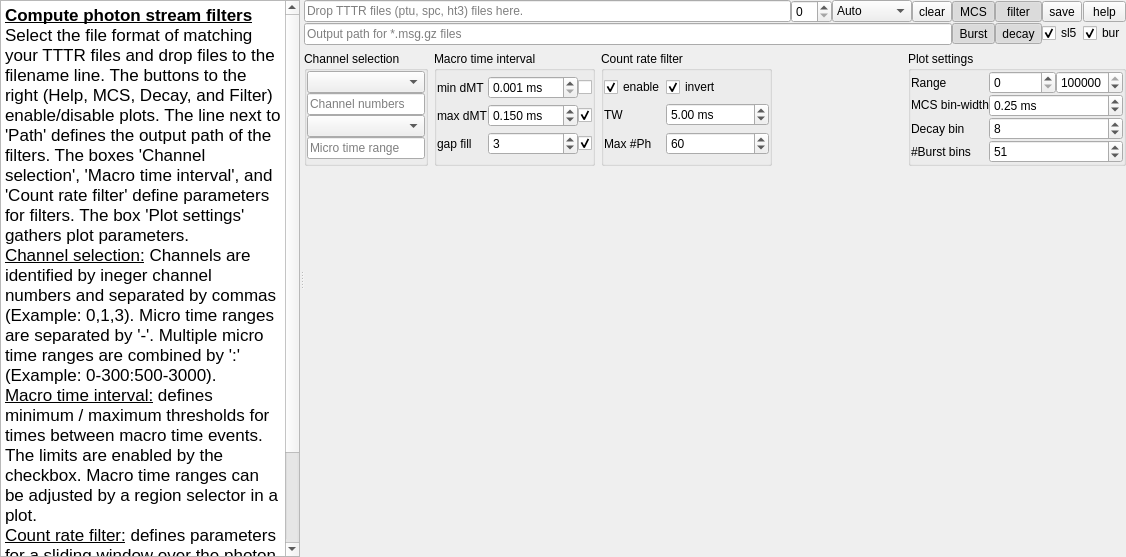
<?xml version="1.0" encoding="UTF-8"?>
<ui version="4.0">
 <class>Form</class>
 <widget class="QWidget" name="Form">
  <property name="geometry">
   <rect>
    <x>0</x>
    <y>0</y>
    <width>1126</width>
    <height>557</height>
   </rect>
  </property>
  <property name="windowTitle">
   <string>Form</string>
  </property>
  <property name="toolTip">
   <string>Comma separated integers, e.g., &quot;0,8&quot;</string>
  </property>
  <layout class="QVBoxLayout" name="verticalLayout_2">
   <property name="spacing">
    <number>0</number>
   </property>
   <property name="leftMargin">
    <number>0</number>
   </property>
   <property name="topMargin">
    <number>0</number>
   </property>
   <property name="rightMargin">
    <number>0</number>
   </property>
   <property name="bottomMargin">
    <number>0</number>
   </property>
   <item>
    <widget class="QSplitter" name="splitter">
     <property name="orientation">
      <enum>Qt::Horizontal</enum>
     </property>
     <widget class="QTextEdit" name="textEdit">
      <property name="minimumSize">
       <size>
        <width>300</width>
        <height>0</height>
       </size>
      </property>
      <property name="readOnly">
       <bool>true</bool>
      </property>
      <property name="html">
       <string>&lt;!DOCTYPE HTML PUBLIC &quot;-//W3C//DTD HTML 4.0//EN&quot; &quot;http://www.w3.org/TR/REC-html40/strict.dtd&quot;&gt;
&lt;html&gt;&lt;head&gt;&lt;meta name=&quot;qrichtext&quot; content=&quot;1&quot; /&gt;&lt;style type=&quot;text/css&quot;&gt;
p, li { white-space: pre-wrap; }
&lt;/style&gt;&lt;/head&gt;&lt;body style=&quot; font-family:'MS Shell Dlg 2'; font-size:8.25pt; font-weight:400; font-style:normal;&quot;&gt;
&lt;p style=&quot; margin-top:0px; margin-bottom:0px; margin-left:0px; margin-right:0px; -qt-block-indent:0; text-indent:0px;&quot;&gt;&lt;span style=&quot; font-family:'.AppleSystemUIFont'; font-size:13pt; font-weight:600; text-decoration: underline;&quot;&gt;Compute photon stream filters&lt;/span&gt;&lt;/p&gt;
&lt;p style=&quot; margin-top:0px; margin-bottom:0px; margin-left:0px; margin-right:0px; -qt-block-indent:0; text-indent:0px;&quot;&gt;&lt;span style=&quot; font-family:'.AppleSystemUIFont'; font-size:13pt;&quot;&gt;Select the file format of matching your TTTR files and drop files to the filename line. The buttons to the right (Help, MCS, Decay, and Filter) enable/disable plots. The line next to 'Path' defines the output path of the filters. The boxes 'Channel selection', 'Macro time interval', and 'Count rate filter' define parameters for filters. The box 'Plot settings' gathers plot parameters.&lt;/span&gt;&lt;/p&gt;
&lt;p style=&quot; margin-top:0px; margin-bottom:0px; margin-left:0px; margin-right:0px; -qt-block-indent:0; text-indent:0px;&quot;&gt;&lt;span style=&quot; font-family:'.AppleSystemUIFont'; font-size:13pt; text-decoration: underline;&quot;&gt;Channel selection:&lt;/span&gt;&lt;span style=&quot; font-family:'.AppleSystemUIFont'; font-size:13pt;&quot;&gt; Channels are identified by ineger channel numbers and separated by commas (Example: 0,1,3). Micro time ranges are separated by '-'. Multiple micro time ranges are combined by ':' (Example: 0-300:500-3000).&lt;/span&gt;&lt;/p&gt;
&lt;p style=&quot; margin-top:0px; margin-bottom:0px; margin-left:0px; margin-right:0px; -qt-block-indent:0; text-indent:0px;&quot;&gt;&lt;span style=&quot; font-family:'.AppleSystemUIFont'; font-size:13pt; text-decoration: underline;&quot;&gt;Macro time interval:&lt;/span&gt;&lt;span style=&quot; font-family:'.AppleSystemUIFont'; font-size:13pt;&quot;&gt; defines minimum / maximum thresholds for times between macro time events. The limits are enabled by the checkbox. Macro time ranges can be adjusted by a region selector in a plot.&lt;/span&gt;&lt;/p&gt;
&lt;p style=&quot; margin-top:0px; margin-bottom:0px; margin-left:0px; margin-right:0px; -qt-block-indent:0; text-indent:0px;&quot;&gt;&lt;span style=&quot; font-family:'.AppleSystemUIFont'; font-size:13pt; text-decoration: underline;&quot;&gt;Count rate filter:&lt;/span&gt;&lt;span style=&quot; font-family:'.AppleSystemUIFont'; font-size:13pt;&quot;&gt; defines parameters for a sliding window over the photon stream. If more than the maximum defined number of photons are found in a time windows the photon is filtered. Invert inverts the filter.&lt;/span&gt;&lt;/p&gt;
&lt;p style=&quot;-qt-paragraph-type:empty; margin-top:0px; margin-bottom:0px; margin-left:0px; margin-right:0px; -qt-block-indent:0; text-indent:0px; font-family:'.AppleSystemUIFont'; font-size:13pt;&quot;&gt;&lt;br /&gt;&lt;/p&gt;&lt;/body&gt;&lt;/html&gt;</string>
      </property>
     </widget>
     <widget class="QWidget" name="widget" native="true">
      <layout class="QGridLayout" name="gridLayout_4">
       <property name="leftMargin">
        <number>0</number>
       </property>
       <property name="topMargin">
        <number>0</number>
       </property>
       <property name="rightMargin">
        <number>0</number>
       </property>
       <property name="bottomMargin">
        <number>0</number>
       </property>
       <property name="spacing">
        <number>6</number>
       </property>
       <item row="1" column="0">
        <widget class="QGroupBox" name="groupBox_3">
         <property name="sizePolicy">
          <sizepolicy hsizetype="Minimum" vsizetype="Preferred">
           <horstretch>0</horstretch>
           <verstretch>0</verstretch>
          </sizepolicy>
         </property>
         <property name="title">
          <string>Channel selection</string>
         </property>
         <layout class="QGridLayout" name="gridLayout_2">
          <property name="leftMargin">
           <number>0</number>
          </property>
          <property name="topMargin">
           <number>0</number>
          </property>
          <property name="rightMargin">
           <number>0</number>
          </property>
          <property name="bottomMargin">
           <number>0</number>
          </property>
          <property name="spacing">
           <number>0</number>
          </property>
          <item row="4" column="1">
           <widget class="QLineEdit" name="lineEdit_5">
            <property name="sizePolicy">
             <sizepolicy hsizetype="Minimum" vsizetype="Fixed">
              <horstretch>0</horstretch>
              <verstretch>0</verstretch>
             </sizepolicy>
            </property>
            <property name="toolTip">
             <string>Microtime ranges: use start:end or start-end; separate multiple ranges with ';' or ',' (e.g. -1000:0;0:300000).</string>
            </property>
            <property name="placeholderText">
             <string>Micro time range</string>
            </property>
           </widget>
          </item>
          <item row="2" column="1">
           <widget class="QLineEdit" name="lineEdit_4">
            <property name="sizePolicy">
             <sizepolicy hsizetype="Minimum" vsizetype="Fixed">
              <horstretch>0</horstretch>
              <verstretch>0</verstretch>
             </sizepolicy>
            </property>
            <property name="toolTip">
             <string>Comma separated integers, e.g., &quot;0,8&quot;</string>
            </property>
            <property name="placeholderText">
             <string>Channel numbers</string>
            </property>
           </widget>
          </item>
          <item row="1" column="1">
           <widget class="QComboBox" name="comboBox_2"/>
          </item>
          <item row="3" column="1">
           <widget class="QComboBox" name="comboBox_3"/>
          </item>
         </layout>
        </widget>
       </item>
       <item row="1" column="2">
        <widget class="QGroupBox" name="groupBox">
         <property name="sizePolicy">
          <sizepolicy hsizetype="Minimum" vsizetype="Preferred">
           <horstretch>0</horstretch>
           <verstretch>0</verstretch>
          </sizepolicy>
         </property>
         <property name="title">
          <string>Count rate filter</string>
         </property>
         <property name="checkable">
          <bool>false</bool>
         </property>
         <property name="checked">
          <bool>false</bool>
         </property>
         <layout class="QGridLayout" name="gridLayout">
          <property name="leftMargin">
           <number>0</number>
          </property>
          <property name="topMargin">
           <number>0</number>
          </property>
          <property name="rightMargin">
           <number>0</number>
          </property>
          <property name="bottomMargin">
           <number>0</number>
          </property>
          <property name="spacing">
           <number>0</number>
          </property>
          <item row="1" column="0">
           <widget class="QLabel" name="label_2">
            <property name="text">
             <string>TW</string>
            </property>
           </widget>
          </item>
          <item row="2" column="0">
           <widget class="QLabel" name="label">
            <property name="text">
             <string>Max #Ph</string>
            </property>
           </widget>
          </item>
          <item row="2" column="1">
           <widget class="QSpinBox" name="spinBox">
            <property name="toolTip">
             <string>Maximum number of photon in time window</string>
            </property>
            <property name="minimum">
             <number>2</number>
            </property>
            <property name="maximum">
             <number>1000000</number>
            </property>
            <property name="value">
             <number>60</number>
            </property>
           </widget>
          </item>
          <item row="1" column="1">
           <widget class="QDoubleSpinBox" name="doubleSpinBox">
            <property name="toolTip">
             <string>Time window size</string>
            </property>
            <property name="suffix">
             <string> ms</string>
            </property>
            <property name="minimum">
             <double>0.100000000000000</double>
            </property>
            <property name="maximum">
             <double>500000.000000000000000</double>
            </property>
            <property name="value">
             <double>5.000000000000000</double>
            </property>
           </widget>
          </item>
          <item row="0" column="0">
           <widget class="QCheckBox" name="checkBox_4">
            <property name="text">
             <string>enable</string>
            </property>
            <property name="checked">
             <bool>true</bool>
            </property>
           </widget>
          </item>
          <item row="0" column="1">
           <widget class="QCheckBox" name="checkBox">
            <property name="text">
             <string>invert</string>
            </property>
            <property name="checked">
             <bool>true</bool>
            </property>
           </widget>
          </item>
         </layout>
        </widget>
       </item>
       <item row="1" column="1">
        <widget class="QGroupBox" name="groupBox_2">
         <property name="sizePolicy">
          <sizepolicy hsizetype="Minimum" vsizetype="Preferred">
           <horstretch>0</horstretch>
           <verstretch>0</verstretch>
          </sizepolicy>
         </property>
         <property name="title">
          <string>Macro time interval</string>
         </property>
         <layout class="QGridLayout" name="gridLayout_3">
          <property name="leftMargin">
           <number>0</number>
          </property>
          <property name="topMargin">
           <number>0</number>
          </property>
          <property name="rightMargin">
           <number>0</number>
          </property>
          <property name="bottomMargin">
           <number>0</number>
          </property>
          <property name="spacing">
           <number>0</number>
          </property>
          <item row="0" column="0">
           <widget class="QLabel" name="label_3">
            <property name="text">
             <string>min dMT</string>
            </property>
           </widget>
          </item>
          <item row="1" column="0">
           <widget class="QLabel" name="label_7">
            <property name="text">
             <string>max dMT</string>
            </property>
           </widget>
          </item>
          <item row="1" column="1">
           <widget class="QDoubleSpinBox" name="doubleSpinBox_3">
            <property name="toolTip">
             <string>Maximum inter photon time</string>
            </property>
            <property name="suffix">
             <string> ms</string>
            </property>
            <property name="decimals">
             <number>3</number>
            </property>
            <property name="minimum">
             <double>0.001000000000000</double>
            </property>
            <property name="maximum">
             <double>999.990000000000009</double>
            </property>
            <property name="value">
             <double>0.150000000000000</double>
            </property>
           </widget>
          </item>
          <item row="0" column="2">
           <widget class="QCheckBox" name="checkBox_2">
            <property name="text">
             <string/>
            </property>
           </widget>
          </item>
          <item row="1" column="2">
           <widget class="QCheckBox" name="checkBox_3">
            <property name="text">
             <string/>
            </property>
            <property name="checked">
             <bool>true</bool>
            </property>
           </widget>
          </item>
          <item row="0" column="1">
           <widget class="QDoubleSpinBox" name="doubleSpinBox_2">
            <property name="sizePolicy">
             <sizepolicy hsizetype="Minimum" vsizetype="Fixed">
              <horstretch>0</horstretch>
              <verstretch>0</verstretch>
             </sizepolicy>
            </property>
            <property name="toolTip">
             <string>Minimum interphoton time</string>
            </property>
            <property name="suffix">
             <string> ms</string>
            </property>
            <property name="decimals">
             <number>3</number>
            </property>
            <property name="minimum">
             <double>0.001000000000000</double>
            </property>
            <property name="maximum">
             <double>999.990000000000009</double>
            </property>
            <property name="singleStep">
             <double>0.001000000000000</double>
            </property>
            <property name="value">
             <double>0.001000000000000</double>
            </property>
           </widget>
          </item>
          <item row="2" column="1">
           <widget class="QSpinBox" name="spinBox_7">
            <property name="toolTip">
             <string>If two events are separated by less than specified number, events inbetween are selected. Used to fill gaps in photon trace.</string>
            </property>
            <property name="maximum">
             <number>999</number>
            </property>
            <property name="value">
             <number>3</number>
            </property>
           </widget>
          </item>
          <item row="2" column="0">
           <widget class="QLabel" name="label_8">
            <property name="text">
             <string>gap fill</string>
            </property>
           </widget>
          </item>
          <item row="2" column="2">
           <widget class="QCheckBox" name="checkBox_5">
            <property name="text">
             <string/>
            </property>
            <property name="checked">
             <bool>true</bool>
            </property>
           </widget>
          </item>
         </layout>
        </widget>
       </item>
       <item row="0" column="0" colspan="5">
        <layout class="QGridLayout" name="gridLayout_8">
         <property name="spacing">
          <number>0</number>
         </property>
         <item row="0" column="3">
          <widget class="QComboBox" name="comboBox">
           <property name="sizePolicy">
            <sizepolicy hsizetype="Minimum" vsizetype="Fixed">
             <horstretch>0</horstretch>
             <verstretch>0</verstretch>
            </sizepolicy>
           </property>
           <item>
            <property name="text">
             <string>Auto</string>
            </property>
           </item>
           <item>
            <property name="text">
             <string>PTU</string>
            </property>
           </item>
           <item>
            <property name="text">
             <string>SPC-130</string>
            </property>
           </item>
           <item>
            <property name="text">
             <string>HT3</string>
            </property>
           </item>
           <item>
            <property name="text">
             <string>SPC-630</string>
            </property>
           </item>
          </widget>
         </item>
         <item row="0" column="1">
          <widget class="QLineEdit" name="lineEdit">
           <property name="sizePolicy">
            <sizepolicy hsizetype="MinimumExpanding" vsizetype="Fixed">
             <horstretch>0</horstretch>
             <verstretch>0</verstretch>
            </sizepolicy>
           </property>
           <property name="placeholderText">
            <string>Drop TTTR files (ptu, spc, ht3) files here.</string>
           </property>
          </widget>
         </item>
         <item row="1" column="0" colspan="9">
          <layout class="QHBoxLayout" name="horizontalLayout">
           <property name="spacing">
            <number>0</number>
           </property>
           <item>
            <widget class="QLineEdit" name="lineEdit_2">
             <property name="readOnly">
              <bool>false</bool>
             </property>
             <property name="placeholderText">
              <string>Output path for *.msg.gz files</string>
             </property>
            </widget>
           </item>
          </layout>
         </item>
         <item row="0" column="4">
          <widget class="QToolButton" name="toolButton_6">
           <property name="sizePolicy">
            <sizepolicy hsizetype="Minimum" vsizetype="Fixed">
             <horstretch>0</horstretch>
             <verstretch>0</verstretch>
            </sizepolicy>
           </property>
           <property name="text">
            <string>clear</string>
           </property>
          </widget>
         </item>
         <item row="0" column="10" rowspan="2">
          <layout class="QGridLayout" name="gridLayout_7">
           <property name="spacing">
            <number>0</number>
           </property>
           <item row="0" column="1">
            <widget class="QToolButton" name="toolButton_4">
             <property name="sizePolicy">
              <sizepolicy hsizetype="Minimum" vsizetype="Fixed">
               <horstretch>0</horstretch>
               <verstretch>0</verstretch>
              </sizepolicy>
             </property>
             <property name="text">
              <string>filter</string>
             </property>
             <property name="checkable">
              <bool>true</bool>
             </property>
             <property name="checked">
              <bool>true</bool>
             </property>
            </widget>
           </item>
           <item row="0" column="2">
            <widget class="QToolButton" name="toolButton_5">
             <property name="text">
              <string>save</string>
             </property>
            </widget>
           </item>
           <item row="1" column="3">
            <widget class="QCheckBox" name="checkBox_7">
             <property name="text">
              <string>bur</string>
             </property>
             <property name="checked">
              <bool>true</bool>
             </property>
            </widget>
           </item>
           <item row="0" column="0">
            <widget class="QToolButton" name="toolButton_2">
             <property name="sizePolicy">
              <sizepolicy hsizetype="Minimum" vsizetype="Fixed">
               <horstretch>0</horstretch>
               <verstretch>0</verstretch>
              </sizepolicy>
             </property>
             <property name="text">
              <string>MCS</string>
             </property>
             <property name="checkable">
              <bool>true</bool>
             </property>
             <property name="checked">
              <bool>true</bool>
             </property>
            </widget>
           </item>
           <item row="1" column="1">
            <widget class="QToolButton" name="toolButton_3">
             <property name="sizePolicy">
              <sizepolicy hsizetype="Minimum" vsizetype="Fixed">
               <horstretch>0</horstretch>
               <verstretch>0</verstretch>
              </sizepolicy>
             </property>
             <property name="text">
              <string>decay</string>
             </property>
             <property name="checkable">
              <bool>true</bool>
             </property>
             <property name="checked">
              <bool>true</bool>
             </property>
            </widget>
           </item>
           <item row="0" column="3">
            <widget class="QToolButton" name="toolButton">
             <property name="sizePolicy">
              <sizepolicy hsizetype="Minimum" vsizetype="Fixed">
               <horstretch>0</horstretch>
               <verstretch>0</verstretch>
              </sizepolicy>
             </property>
             <property name="text">
              <string>help</string>
             </property>
             <property name="checkable">
              <bool>true</bool>
             </property>
             <property name="checked">
              <bool>false</bool>
             </property>
            </widget>
           </item>
           <item row="1" column="0">
            <widget class="QToolButton" name="toolButton_7">
             <property name="sizePolicy">
              <sizepolicy hsizetype="Minimum" vsizetype="Minimum">
               <horstretch>0</horstretch>
               <verstretch>0</verstretch>
              </sizepolicy>
             </property>
             <property name="text">
              <string>Burst</string>
             </property>
             <property name="checkable">
              <bool>true</bool>
             </property>
             <property name="checked">
              <bool>true</bool>
             </property>
            </widget>
           </item>
           <item row="1" column="2">
            <widget class="QCheckBox" name="checkBox_6">
             <property name="text">
              <string>sl5</string>
             </property>
             <property name="checked">
              <bool>true</bool>
             </property>
            </widget>
           </item>
          </layout>
         </item>
         <item row="0" column="2">
          <widget class="QSpinBox" name="spinBox_4"/>
         </item>
        </layout>
       </item>
       <item row="2" column="0" colspan="5">
        <widget class="QWidget" name="widget_2" native="true">
         <property name="sizePolicy">
          <sizepolicy hsizetype="Preferred" vsizetype="Expanding">
           <horstretch>0</horstretch>
           <verstretch>0</verstretch>
          </sizepolicy>
         </property>
         <layout class="QVBoxLayout" name="verticalLayout">
          <property name="spacing">
           <number>0</number>
          </property>
          <property name="leftMargin">
           <number>0</number>
          </property>
          <property name="topMargin">
           <number>0</number>
          </property>
          <property name="rightMargin">
           <number>0</number>
          </property>
          <property name="bottomMargin">
           <number>0</number>
          </property>
          <item>
           <layout class="QGridLayout" name="gridLayout_6">
            <property name="spacing">
             <number>0</number>
            </property>
           </layout>
          </item>
         </layout>
        </widget>
       </item>
       <item row="1" column="4">
        <widget class="QGroupBox" name="groupBox_4">
         <property name="sizePolicy">
          <sizepolicy hsizetype="Minimum" vsizetype="Preferred">
           <horstretch>0</horstretch>
           <verstretch>0</verstretch>
          </sizepolicy>
         </property>
         <property name="title">
          <string>Plot settings</string>
         </property>
         <layout class="QGridLayout" name="gridLayout_5">
          <property name="leftMargin">
           <number>0</number>
          </property>
          <property name="topMargin">
           <number>0</number>
          </property>
          <property name="rightMargin">
           <number>0</number>
          </property>
          <property name="bottomMargin">
           <number>0</number>
          </property>
          <property name="spacing">
           <number>0</number>
          </property>
          <item row="1" column="2">
           <widget class="QSpinBox" name="spinBox_2">
            <property name="maximum">
             <number>99999999</number>
            </property>
           </widget>
          </item>
          <item row="1" column="3">
           <widget class="QSpinBox" name="spinBox_3">
            <property name="maximum">
             <number>9999999</number>
            </property>
            <property name="value">
             <number>100000</number>
            </property>
           </widget>
          </item>
          <item row="1" column="1">
           <widget class="QLabel" name="label_5">
            <property name="sizePolicy">
             <sizepolicy hsizetype="Fixed" vsizetype="Preferred">
              <horstretch>0</horstretch>
              <verstretch>0</verstretch>
             </sizepolicy>
            </property>
            <property name="text">
             <string>Range</string>
            </property>
           </widget>
          </item>
          <item row="2" column="1">
           <widget class="QLabel" name="label_4">
            <property name="sizePolicy">
             <sizepolicy hsizetype="Minimum" vsizetype="Fixed">
              <horstretch>0</horstretch>
              <verstretch>0</verstretch>
             </sizepolicy>
            </property>
            <property name="text">
             <string>MCS bin-width</string>
            </property>
           </widget>
          </item>
          <item row="3" column="2" colspan="2">
           <widget class="QSpinBox" name="spinBox_5">
            <property name="minimum">
             <number>1</number>
            </property>
            <property name="value">
             <number>8</number>
            </property>
           </widget>
          </item>
          <item row="3" column="1">
           <widget class="QLabel" name="label_9">
            <property name="text">
             <string>Decay bin</string>
            </property>
           </widget>
          </item>
          <item row="2" column="2" colspan="2">
           <widget class="QDoubleSpinBox" name="doubleSpinBox_4">
            <property name="sizePolicy">
             <sizepolicy hsizetype="MinimumExpanding" vsizetype="Fixed">
              <horstretch>0</horstretch>
              <verstretch>0</verstretch>
             </sizepolicy>
            </property>
            <property name="suffix">
             <string> ms</string>
            </property>
            <property name="minimum">
             <double>0.050000000000000</double>
            </property>
            <property name="singleStep">
             <double>0.100000000000000</double>
            </property>
            <property name="value">
             <double>0.250000000000000</double>
            </property>
           </widget>
          </item>
          <item row="4" column="1">
           <widget class="QLabel" name="label_6">
            <property name="text">
             <string>#Burst bins</string>
            </property>
           </widget>
          </item>
          <item row="4" column="2" colspan="2">
           <widget class="QSpinBox" name="spinBox_6">
            <property name="minimum">
             <number>3</number>
            </property>
            <property name="maximum">
             <number>999</number>
            </property>
            <property name="value">
             <number>51</number>
            </property>
           </widget>
          </item>
         </layout>
        </widget>
       </item>
       <item row="1" column="3">
        <spacer name="horizontalSpacer">
         <property name="orientation">
          <enum>Qt::Horizontal</enum>
         </property>
         <property name="sizeHint" stdset="0">
          <size>
           <width>40</width>
           <height>20</height>
          </size>
         </property>
        </spacer>
       </item>
      </layout>
     </widget>
    </widget>
   </item>
  </layout>
  <action name="actionUpdate_Values">
   <property name="text">
    <string>Update values</string>
   </property>
  </action>
  <action name="actionUpdateUI">
   <property name="text">
    <string>Update UI</string>
   </property>
  </action>
  <action name="actionFile_changed">
   <property name="text">
    <string>File changed</string>
   </property>
  </action>
  <action name="actionRegionUpdate">
   <property name="text">
    <string>RegionUpdate</string>
   </property>
  </action>
 </widget>
 <resources/>
 <connections>
  <connection>
   <sender>toolButton</sender>
   <signal>toggled(bool)</signal>
   <receiver>textEdit</receiver>
   <slot>setVisible(bool)</slot>
   <hints>
    <hint type="sourcelabel">
     <x>291</x>
     <y>10</y>
    </hint>
    <hint type="destinationlabel">
     <x>132</x>
     <y>175</y>
    </hint>
   </hints>
  </connection>
  <connection>
   <sender>spinBox</sender>
   <signal>valueChanged(int)</signal>
   <receiver>actionUpdate_Values</receiver>
   <slot>trigger()</slot>
   <hints>
    <hint type="sourcelabel">
     <x>453</x>
     <y>62</y>
    </hint>
    <hint type="destinationlabel">
     <x>-1</x>
     <y>-1</y>
    </hint>
   </hints>
  </connection>
  <connection>
   <sender>checkBox</sender>
   <signal>toggled(bool)</signal>
   <receiver>actionUpdate_Values</receiver>
   <slot>trigger()</slot>
   <hints>
    <hint type="sourcelabel">
     <x>532</x>
     <y>62</y>
    </hint>
    <hint type="destinationlabel">
     <x>-1</x>
     <y>-1</y>
    </hint>
   </hints>
  </connection>
  <connection>
   <sender>doubleSpinBox</sender>
   <signal>valueChanged(double)</signal>
   <receiver>actionUpdate_Values</receiver>
   <slot>trigger()</slot>
   <hints>
    <hint type="sourcelabel">
     <x>491</x>
     <y>83</y>
    </hint>
    <hint type="destinationlabel">
     <x>-1</x>
     <y>-1</y>
    </hint>
   </hints>
  </connection>
  <connection>
   <sender>groupBox</sender>
   <signal>toggled(bool)</signal>
   <receiver>actionUpdate_Values</receiver>
   <slot>trigger()</slot>
   <hints>
    <hint type="sourcelabel">
     <x>418</x>
     <y>62</y>
    </hint>
    <hint type="destinationlabel">
     <x>-1</x>
     <y>-1</y>
    </hint>
   </hints>
  </connection>
  <connection>
   <sender>doubleSpinBox_2</sender>
   <signal>valueChanged(double)</signal>
   <receiver>actionUpdate_Values</receiver>
   <slot>trigger()</slot>
   <hints>
    <hint type="sourcelabel">
     <x>273</x>
     <y>140</y>
    </hint>
    <hint type="destinationlabel">
     <x>-1</x>
     <y>-1</y>
    </hint>
   </hints>
  </connection>
  <connection>
   <sender>doubleSpinBox_3</sender>
   <signal>valueChanged(double)</signal>
   <receiver>actionUpdate_Values</receiver>
   <slot>trigger()</slot>
   <hints>
    <hint type="sourcelabel">
     <x>273</x>
     <y>175</y>
    </hint>
    <hint type="destinationlabel">
     <x>-1</x>
     <y>-1</y>
    </hint>
   </hints>
  </connection>
  <connection>
   <sender>checkBox_2</sender>
   <signal>toggled(bool)</signal>
   <receiver>actionUpdate_Values</receiver>
   <slot>trigger()</slot>
   <hints>
    <hint type="sourcelabel">
     <x>393</x>
     <y>185</y>
    </hint>
    <hint type="destinationlabel">
     <x>-1</x>
     <y>-1</y>
    </hint>
   </hints>
  </connection>
  <connection>
   <sender>checkBox_3</sender>
   <signal>toggled(bool)</signal>
   <receiver>actionUpdate_Values</receiver>
   <slot>trigger()</slot>
   <hints>
    <hint type="sourcelabel">
     <x>548</x>
     <y>185</y>
    </hint>
    <hint type="destinationlabel">
     <x>-1</x>
     <y>-1</y>
    </hint>
   </hints>
  </connection>
  <connection>
   <sender>spinBox_4</sender>
   <signal>valueChanged(int)</signal>
   <receiver>actionUpdateUI</receiver>
   <slot>trigger()</slot>
   <hints>
    <hint type="sourcelabel">
     <x>662</x>
     <y>55</y>
    </hint>
    <hint type="destinationlabel">
     <x>-1</x>
     <y>-1</y>
    </hint>
   </hints>
  </connection>
  <connection>
   <sender>lineEdit</sender>
   <signal>textChanged(QString)</signal>
   <receiver>actionFile_changed</receiver>
   <slot>trigger()</slot>
   <hints>
    <hint type="sourcelabel">
     <x>434</x>
     <y>55</y>
    </hint>
    <hint type="destinationlabel">
     <x>-1</x>
     <y>-1</y>
    </hint>
   </hints>
  </connection>
  <connection>
   <sender>lineEdit_4</sender>
   <signal>returnPressed()</signal>
   <receiver>actionUpdate_Values</receiver>
   <slot>trigger()</slot>
   <hints>
    <hint type="sourcelabel">
     <x>169</x>
     <y>140</y>
    </hint>
    <hint type="destinationlabel">
     <x>-1</x>
     <y>-1</y>
    </hint>
   </hints>
  </connection>
  <connection>
   <sender>lineEdit_5</sender>
   <signal>returnPressed()</signal>
   <receiver>actionUpdate_Values</receiver>
   <slot>trigger()</slot>
   <hints>
    <hint type="sourcelabel">
     <x>169</x>
     <y>175</y>
    </hint>
    <hint type="destinationlabel">
     <x>-1</x>
     <y>-1</y>
    </hint>
   </hints>
  </connection>
  <connection>
   <sender>doubleSpinBox_2</sender>
   <signal>editingFinished()</signal>
   <receiver>actionRegionUpdate</receiver>
   <slot>trigger()</slot>
   <hints>
    <hint type="sourcelabel">
     <x>402</x>
     <y>145</y>
    </hint>
    <hint type="destinationlabel">
     <x>-1</x>
     <y>-1</y>
    </hint>
   </hints>
  </connection>
  <connection>
   <sender>doubleSpinBox_3</sender>
   <signal>editingFinished()</signal>
   <receiver>actionRegionUpdate</receiver>
   <slot>trigger()</slot>
   <hints>
    <hint type="sourcelabel">
     <x>402</x>
     <y>181</y>
    </hint>
    <hint type="destinationlabel">
     <x>-1</x>
     <y>-1</y>
    </hint>
   </hints>
  </connection>
  <connection>
   <sender>spinBox_2</sender>
   <signal>editingFinished()</signal>
   <receiver>actionUpdate_Values</receiver>
   <slot>trigger()</slot>
   <hints>
    <hint type="sourcelabel">
     <x>357</x>
     <y>261</y>
    </hint>
    <hint type="destinationlabel">
     <x>-1</x>
     <y>-1</y>
    </hint>
   </hints>
  </connection>
  <connection>
   <sender>spinBox_3</sender>
   <signal>editingFinished()</signal>
   <receiver>actionUpdate_Values</receiver>
   <slot>trigger()</slot>
   <hints>
    <hint type="sourcelabel">
     <x>587</x>
     <y>261</y>
    </hint>
    <hint type="destinationlabel">
     <x>-1</x>
     <y>-1</y>
    </hint>
   </hints>
  </connection>
  <connection>
   <sender>checkBox_4</sender>
   <signal>toggled(bool)</signal>
   <receiver>actionUpdate_Values</receiver>
   <slot>trigger()</slot>
   <hints>
    <hint type="sourcelabel">
     <x>577</x>
     <y>219</y>
    </hint>
    <hint type="destinationlabel">
     <x>-1</x>
     <y>-1</y>
    </hint>
   </hints>
  </connection>
  <connection>
   <sender>doubleSpinBox_4</sender>
   <signal>editingFinished()</signal>
   <receiver>actionUpdate_Values</receiver>
   <slot>trigger()</slot>
   <hints>
    <hint type="sourcelabel">
     <x>791</x>
     <y>274</y>
    </hint>
    <hint type="destinationlabel">
     <x>-1</x>
     <y>-1</y>
    </hint>
   </hints>
  </connection>
  <connection>
   <sender>spinBox_5</sender>
   <signal>valueChanged(int)</signal>
   <receiver>actionUpdate_Values</receiver>
   <slot>trigger()</slot>
   <hints>
    <hint type="sourcelabel">
     <x>825</x>
     <y>287</y>
    </hint>
    <hint type="destinationlabel">
     <x>-1</x>
     <y>-1</y>
    </hint>
   </hints>
  </connection>
  <connection>
   <sender>spinBox_6</sender>
   <signal>valueChanged(int)</signal>
   <receiver>actionUpdate_Values</receiver>
   <slot>trigger()</slot>
   <hints>
    <hint type="sourcelabel">
     <x>1041</x>
     <y>146</y>
    </hint>
    <hint type="destinationlabel">
     <x>-1</x>
     <y>-1</y>
    </hint>
   </hints>
  </connection>
  <connection>
   <sender>spinBox_7</sender>
   <signal>valueChanged(int)</signal>
   <receiver>actionUpdate_Values</receiver>
   <slot>trigger()</slot>
   <hints>
    <hint type="sourcelabel">
     <x>591</x>
     <y>141</y>
    </hint>
    <hint type="destinationlabel">
     <x>-1</x>
     <y>-1</y>
    </hint>
   </hints>
  </connection>
  <connection>
   <sender>checkBox_5</sender>
   <signal>toggled(bool)</signal>
   <receiver>actionUpdate_Values</receiver>
   <slot>trigger()</slot>
   <hints>
    <hint type="sourcelabel">
     <x>646</x>
     <y>141</y>
    </hint>
    <hint type="destinationlabel">
     <x>-1</x>
     <y>-1</y>
    </hint>
   </hints>
  </connection>
 </connections>
</ui>
